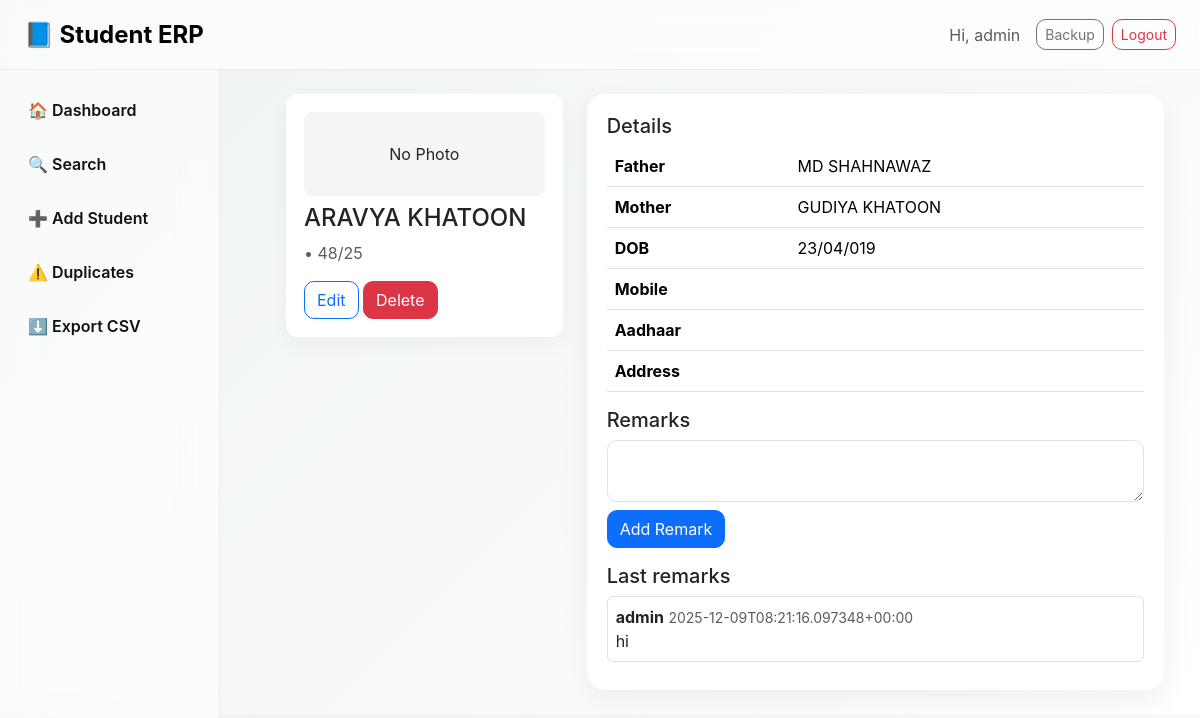
Page /student/14 (signed in) on the committed database.
### tables this page shows
CREATE TABLE users (
        id INTEGER PRIMARY KEY AUTOINCREMENT,
        username TEXT UNIQUE,
        password_hash TEXT,
        role TEXT,
        full_name TEXT,
        created_at TEXT
    );

CREATE TABLE students (
        id INTEGER PRIMARY KEY AUTOINCREMENT,
        stable_id TEXT UNIQUE,
        school_id TEXT,
        sl_no TEXT,
        student_name TEXT,
        father_name TEXT,
        mother_name TEXT,
        sex_cast TEXT,
        dob TEXT,
        aadhaar_no TEXT,
        mobile_no TEXT,
        admission_class TEXT,
        admission_no TEXT,
        blood_group TEXT,
        address TEXT,
        category TEXT,
        religion TEXT,
        prev_school TEXT,
        transport_required INTEGER DEFAULT 0,
        medical_issues TEXT,
        emergency_contact TEXT,
        photo TEXT,
        remarks TEXT,
        status TEXT DEFAULT 'active',
        created_at TEXT,
        updated_at TEXT
    );

CREATE TABLE remarks (
        id INTEGER PRIMARY KEY AUTOINCREMENT,
        student_id INTEGER,
        author TEXT,
        role TEXT,
        text TEXT,
        created_at TEXT
    );

### app.py (the view)
@app.route("/student/<int:student_id>")
@login_required
def view_student(student_id):
    conn = get_conn()
    cur = conn.cursor()
    cur.execute("SELECT * FROM students WHERE id=?", (student_id,))
    s = cur.fetchone()
    cur.execute("SELECT * FROM remarks WHERE student_id=? ORDER BY created_at DESC", (student_id,))
    remarks = cur.fetchall()
    cur.execute("SELECT * FROM attendance WHERE student_id=? ORDER BY date DESC LIMIT 30", (student_id,))
    attendance = cur.fetchall()
    cur.execute("SELECT * FROM fees WHERE student_id=? ORDER BY year DESC,month DESC", (student_id,))
    fees = cur.fetchall()
    conn.close()
    return render_template("profile.html", student=s, remarks=remarks, attendance=attendance, fees=fees)

### app.py (called while the page is built)
def get_conn():
    conn = sqlite3.connect(DB_PATH)
    conn.row_factory = sqlite3.Row
    return conn

@login_manager.user_loader
def load_user(user_id):
    conn = get_conn()
    cur = conn.cursor()
    cur.execute("SELECT id,username,role FROM users WHERE id=?", (user_id,))
    r = cur.fetchone()
    conn.close()
    if not r:
        return None
    return User(r["id"], r["username"], r["role"])

### templates/profile.html
{% extends "layout.html" %}
{% block content %}
<div class="row">
  <div class="col-md-4">
    <div class="profile-card">
      {% if student['photo'] %}
        <img src="/uploads/{{ student['photo'] }}" class="img-fluid rounded mb-2" alt="photo">
      {% else %}
        <div class="text-center mb-2" style="padding:30px;background:#f5f5f5;border-radius:8px;">No Photo</div>
      {% endif %}
      <h4>{{ student['student_name'] }}</h4>
      <p class="text-muted">{{ student['admission_class'] }} • {{ student['admission_no'] }}</p>
      <a class="btn btn-outline-primary" href="{{ url_for('edit_student', student_id=student['id']) }}">Edit</a>
      <form method="post" action="{{ url_for('delete_student', student_id=student['id']) }}" style="display:inline-block">
        <button class="btn btn-danger" onclick="return confirm('Delete?')">Delete</button>
      </form>
    </div>
  </div>
  <div class="col-md-8">
    <div class="apple-card">
      <h5>Details</h5>
      <table class="table">
        <tr><th>Father</th><td>{{ student['father_name'] }}</td></tr>
        <tr><th>Mother</th><td>{{ student['mother_name'] }}</td></tr>
        <tr><th>DOB</th><td>{{ student['dob'] }}</td></tr>
        <tr><th>Mobile</th><td>{{ student['mobile_no'] }}</td></tr>
        <tr><th>Aadhaar</th><td>{{ student['aadhaar_no'] }}</td></tr>
        <tr><th>Address</th><td>{{ student['address'] }}</td></tr>
      </table>
      <h5 class="mt-3">Remarks</h5>
      <form method="post" action="{{ url_for('add_remark', student_id=student['id']) }}">
        <textarea name="remark" class="form-control mb-2"></textarea>
        <button class="btn btn-primary">Add Remark</button>
      </form>
      <h5 class="mt-3">Last remarks</h5>
      {% for r in remarks %}
        <div class="border rounded p-2 mb-2">
          <strong>{{ r['author'] }}</strong> <small class="text-muted">{{ r['created_at'] }}</small>
          <div>{{ r['text'] }}</div>
        </div>
      {% else %}
        <p class="text-muted">No remarks</p>
      {% endfor %}
    </div>
  </div>
</div>
{% endblock %}

### templates/layout.html (shortened to what this page needs)
<!doctype html>
<html>
<head>
  <link href="https://cdn.jsdelivr.net/npm/bootstrap@5.3.2/dist/css/bootstrap.min.css" rel="stylesheet">
  <link rel="stylesheet" href="/static/css/main.css">
</head>
<body class="app-body">
<nav class="navbar navbar-expand-lg glass-nav px-4">
  <a class="navbar-brand fw-bold fs-4" href="{{ url_for('dashboard') }}">📘 Student ERP</a>
  <div class="ms-auto d-flex align-items-center">
    <span class="me-3 text-muted">Hi, {{ current_user.username }}</span>
    <a class="btn btn-outline-secondary btn-sm me-2" href="{{ url_for('backup_db') }}">Backup</a>
    <a class="btn btn-outline-danger btn-sm" href="{{ url_for('logout') }}">Logout</a>
  </div>
</nav>
<div class="sidebar" id="sidebar">
  <div class="sidebar-inner">
    <a class="side-link" href="{{ url_for('dashboard') }}">🏠 Dashboard</a>
    <a class="side-link" href="{{ url_for('search') }}">🔍 Search</a>
    <a class="side-link" href="{{ url_for('add_student') }}">➕ Add Student</a>
    <a class="side-link" href="{{ url_for('find_duplicates') }}">⚠️ Duplicates</a>
    <a class="side-link" href="{{ url_for('export_csv') }}">⬇️ Export CSV</a>
  </div>
</div>
<div class="content-area" id="contentArea">
  <div class="container-fluid">
    {% block content %}{% endblock %}
  </div>
</div>
</body>
</html>

### static/css/main.css (style rules this page uses)
:root { --bg: linear-gradient(135deg,#eef2f3,#fff); --glass: rgba(255,255,255,0.65); --blur: blur(14px); --muted: #6b7280; --accent: #007aff; }
* { box-sizing:border-box }
body.app-body { background:var(--bg);font-family:-apple-system,BlinkMacSystemFont,'Segoe UI',Roboto,sans-serif;margin:0; }
.glass-nav { background:var(--glass);backdrop-filter:var(--blur);-webkit-backdrop-filter:var(--blur);border-bottom:1px solid rgba(0,0,0,0.06);height:70px;display:flex;align-items:center;padding:0 18px }
.sidebar { position:fixed;top:70px;left:0;width:220px;height:calc(100% - 70px);background:rgba(255,255,255,0.6);backdrop-filter:blur(18px);padding:18px;border-right:1px solid rgba(0,0,0,0.06) }
.sidebar-inner { display:flex;flex-direction:column;gap:10px }
.side-link { display:block;padding:10px;border-radius:10px;text-decoration:none;color:#111;font-weight:600 }
.content-area { margin-left:250px;padding:24px }
.apple-card { background:#fff;border-radius:18px;padding:20px;box-shadow:0 10px 30px rgba(0,0,0,0.06) }
.profile-card { padding:18px;background:#fff;border-radius:12px;box-shadow:0 8px 20px rgba(0,0,0,0.04) }
.table { background:#fff;border-radius:8px }
.form-control { border-radius:10px }
.btn { border-radius:10px }

### rows in the picture
users: username "admin"
students: student_name "ARAVYA KHATOON", admission_no "48/25", father_name "MD SHAHNAWAZ", mother_name "GUDIYA KHATOON", dob "23/04/019"
remarks: author "admin", created_at "2025-12-09T08:21:16.097348+00:00", text "hi"
